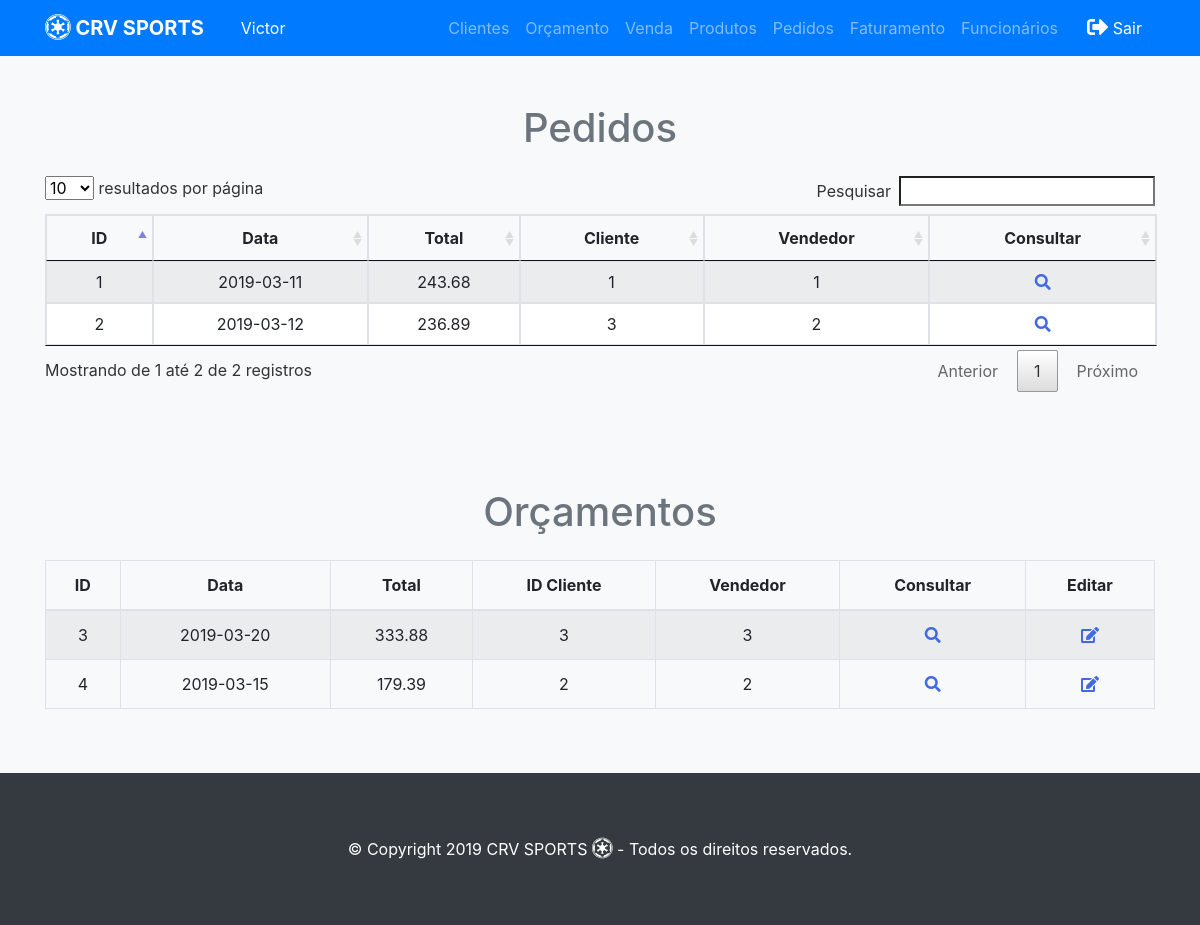
/crv/pedidos.php (signed in), run on an earlier commit of the app's database.
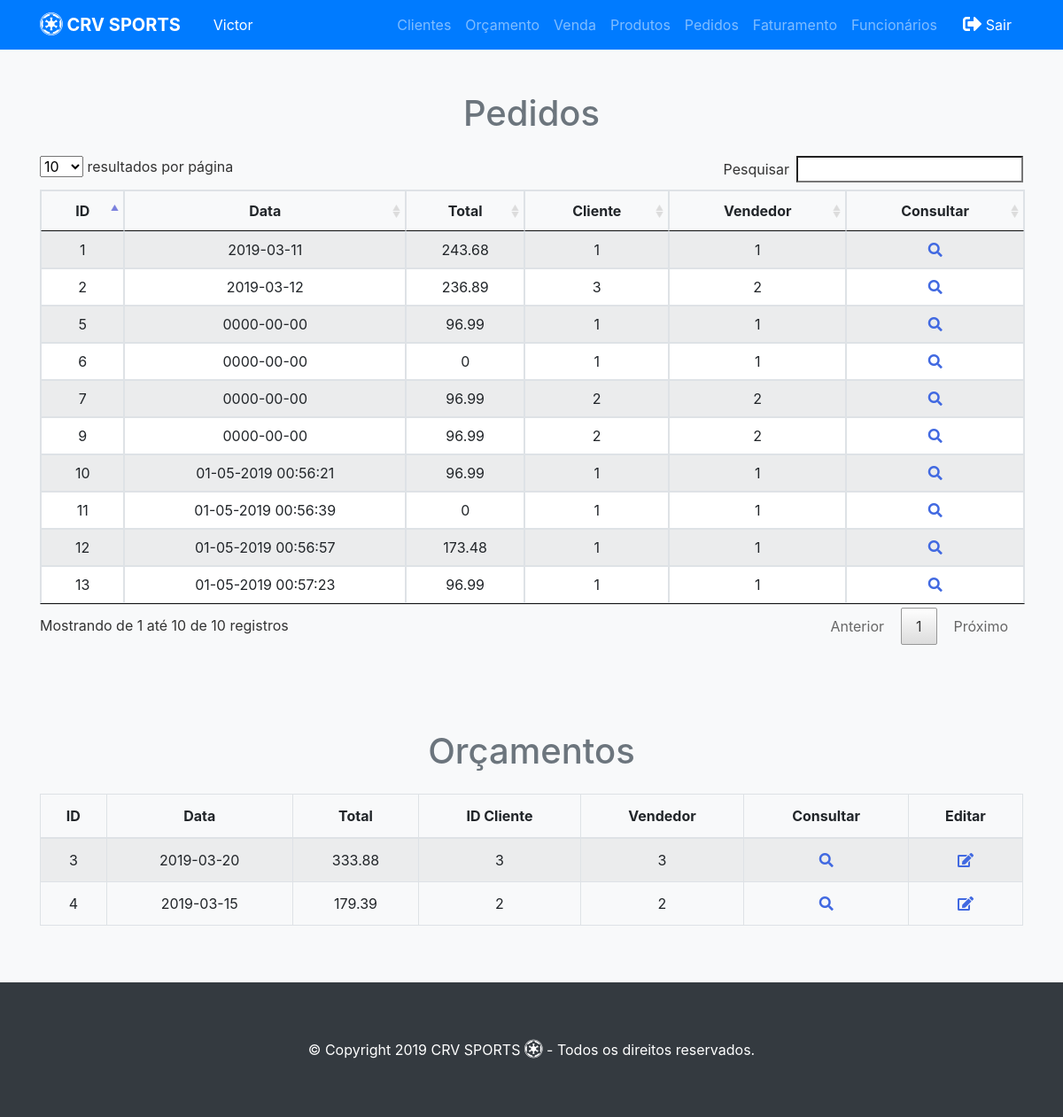
And on a later commit of the database.
### tables this page shows
CREATE TABLE `funcionario` (
  `id_funcionario` int(11) NOT NULL,
  `nome` varchar(100) NOT NULL,
  `data_nascimento` date NOT NULL,
  `cpf` varchar(15) NOT NULL,
  `rg` varchar(15) NOT NULL,
  `data_admissao` date NOT NULL,
  `logradouro` varchar(100) NOT NULL,
  `numero` int(11) NOT NULL,
  `bairro` varchar(100) NOT NULL,
  `cidade` varchar(50) NOT NULL,
  `estado` varchar(50) NOT NULL,
  `cep` varchar(20) NOT NULL,
  `email` varchar(50) NOT NULL,
  `telefone` varchar(20) DEFAULT NULL,
  `celular` varchar(20) DEFAULT NULL,
  `senha` varchar(30) NOT NULL,
  `tipo` int(11) NOT NULL
);

CREATE TABLE `pedido` (
  `id_pedido` int(11) NOT NULL,
  `data_pedido` varchar(100) NOT NULL,
  `total_pedido` double NOT NULL,
  `id_cliente` int(11) NOT NULL,
  `id_funcionario` int(11) NOT NULL,
  `tipo` int(11) NOT NULL
);

### crv/pedidos.php (the view, shortened to what this page needs)
<?php require_once("../funcoes/conexao.php"); ?>
<!DOCTYPE html>
<html>
   <head>
      <?php require_once("../funcoes/modalproduto.php"); ?>
      <?php include '../funcoes/menu.php'; ?>
      <link rel="stylesheet" href="lib\DataTables\DataTables-1.10.18\css\jquery.dataTables.min.css">
      <link rel="stylesheet" href="lib\fontawesome-free-5.8.1-web\css\all.css">
   </head>
   <div class="py-5 text-center bg-light">
      <div class="container">
         <div class="row">
            <div class="col-md-12">
               <h1 class="pb-3 text-secondary">Pedidos</h1>
            </div>
         </div>
         <table class="table table-hover table-striped table-bordered" id="produto">
            <thead>
               <tr>
                  <th>ID</th>
                  <th>Data</th>
                  <th>Total</th>
				  <th>Cliente</th>
                  <th>Vendedor</th>
				  <th>Consultar</th>
               </tr>
            </thead>
            <tbody>
               <?php
                  $query="select * from pedido where tipo = '1';";
                  $resultado = mysqli_query($conecta, $query);
                  while($linha = mysqli_fetch_array($resultado)){
					echo '<tr id='.$linha['id_pedido'].'><td>'.$linha['id_pedido'].'</td>';
					echo '<td>'.$linha['data_pedido'].'</td>';
					echo '<td>'.$linha['total_pedido'].'</td>';
					echo '<td>'.$linha['id_cliente'].'</td>';
					echo '<td>'.$linha['id_funcionario'].'</td>';
                  ?>
               <td><i class="fas fa-search" style="cursor: pointer; color:royalBlue"></td>
               <?php
                  }
				?>
            </tbody>
         </table>
      </div>
   </div>
   <div class="py-5 text-center bg-light">
      <div class="container">
         <div class="row">
            <div class="col-md-12">
               <h1 class="pb-3 text-secondary">Orçamentos</h1>
            </div>
         </div>
         <table class="table table-hover table-striped table-bordered" id="produto">
            <thead>
               <tr>
                  <th>ID</th>
                  <th>Data</th>
                  <th>Total</th>
                  <th>ID Cliente</th>
                  <th>Vendedor</th>
				  <th>Consultar</th>
				  <th>Editar</th>
               </tr>
            </thead>
            <tbody>
               <?php
                  $query="select * from pedido where tipo = '0';";
                  $resultado = mysqli_query($conecta, $query);
                  while($linha = mysqli_fetch_array($resultado)){
					echo '<tr id='.$linha['id_pedido'].'><td>'.$linha['id_pedido'].'</td>';
					echo '<td>'.$linha['data_pedido'].'</td>';
					echo '<td>'.$linha['total_pedido'].'</td>';
					echo '<td>'.$linha['id_cliente'].'</td>';
					echo '<td>'.$linha['id_funcionario'].'</td>';
                  ?>
               <td><i class="fas fa-search" style="cursor: pointer; color:royalBlue"></td>
               <td><i class="fas fa-edit" style="cursor: pointer; color:royalBlue"></td>
               <?php
                  }
				?>
            </tbody>
         </table>
      </div>
   </div>
   <?php include 'footer.php'?>
</html>

### funcoes/modalproduto.php (shortened to what this page needs)
<head>
</head>
<body>
</body>

### funcoes/menu.php (shortened to what this page needs)
<!DOCTYPE html>
<html>
<head>
<?php require_once("head.php"); ?>
</head>
<body>
  <nav class="navbar navbar-expand-md bg-primary navbar-dark">
    <div class="container">
      <a class="navbar-brand" href="home.php"><i class="fab d-inline fa-lg fa-empire"></i><b> CRV SPORTS</b></a>
        <?php
            if  (isset($_SESSION["user_portal"]) )
            {
                $user = $_SESSION["user_portal"];
                $saudacao = "select nome ";
                $saudacao .= "from funcionario ";
                $saudacao .= "where id_funcionario = {$user} ";
                $saudacao_login = mysqli_query($conecta, $saudacao);
                $saudacao_login = mysqli_fetch_assoc($saudacao_login);
                $nome = $saudacao_login["nome"];
                $nome = explode(" ", $nome);
        ?>
            <div id="header_saudacao"><a class="btn navbar-btn ml-2 text-white btn-primary"> <?php echo $nome[0] ?> </a></div>
        <?php } ?>
      <div class="collapse navbar-collapse text-center justify-content-end" id="navbar2SupportedContent">
        <ul class="navbar-nav">
          <li class="nav-item">
            <a class="nav-link" href="clientes.php"><i class="fa d-inline fa-lg fa-shopping-"></i> Clientes</a>
          </li>
          <li class="nav-item">
            <a class="nav-link" href="orcamentos.php"><i class="fa d-inline fa-lg fa-o"></i>Orçamento</a>
          </li>
          <li class="nav-item">
            <a class="nav-link" href="vendas.php"><i class="fa d-inline fa-lg fa-o"></i>Venda</a>
          </li>
          <li class="nav-item">
            <a class="nav-link" href="produtos.php"><i class="fa d-inline fa-lg fa-o"></i>Produtos</a>
          </li>
          <li class="nav-item">
            <a class="nav-link" href="pedidos.php"><i class="fa d-inline fa-lg fa-o"></i>Pedidos</a>
          </li>
          <li class="nav-item">
            <a class="nav-link" href="10Representante.html"><i class="fa d-inline fa-lg fa-o"></i> Faturamento</a>
          </li>
          <li class="nav-item">
            <a class="nav-link" href="funcionarios.php"><i class="fa d-inline fa-lg fa-o"></i> Funcionários</a>
          </li>
        </ul>
        <a class="btn navbar-btn ml-2 text-white btn-primary" href="../funcoes/sair.php"><i class="fas d-inline fa-lg fa-sign-out-alt"></i> Sair</a>
      </div>
    </div>
  </nav>

### funcoes/head.php (shortened to what this page needs)
<link rel="stylesheet" href="lib/font-awesome.min.css" type="text/css">
<link rel="stylesheet" href="lib/bootstrap-4.0.0-beta.1.css" type="text/css">
<link rel="stylesheet" href="lib/bootstrap.min.css" >

### crv/footer.php
<div class="py-5 bg-dark text-white">
        <div class="col-md-12 mt-3 text-center">
          <p>© Copyright 2019 CRV SPORTS <i class="fab d-inline fa-lg fa-empire"></i> - Todos os direitos reservados.</p>
        </div>
  </div>
</body>

What changed in the data, as far as the page shows it:
added pedido: id_pedido "5", data_pedido "0000-00-00", total_pedido "96.99", id_cliente "1", id_funcionario "1", shown under "Pedidos"
added pedido: id_pedido "6", data_pedido "0000-00-00", total_pedido "0", id_cliente "1", id_funcionario "1", shown under "Pedidos"
added pedido: id_pedido "7", data_pedido "0000-00-00", total_pedido "96.99", id_cliente "2", id_funcionario "2", shown under "Pedidos"
added pedido: id_pedido "9", data_pedido "0000-00-00", total_pedido "96.99", id_cliente "2", id_funcionario "2", shown under "Pedidos"
added pedido: id_pedido "10", data_pedido "01-05-2019 00:56:21", total_pedido "96.99", id_cliente "1", id_funcionario "1", shown under "Pedidos"
added pedido: id_pedido "11", data_pedido "01-05-2019 00:56:39", total_pedido "0", id_cliente "1", id_funcionario "1", shown under "Pedidos"
added pedido: id_pedido "12", data_pedido "01-05-2019 00:56:57", total_pedido "173.48", id_cliente "1", id_funcionario "1", shown under "Pedidos"
added pedido: id_pedido "13", data_pedido "01-05-2019 00:57:23", total_pedido "96.99", id_cliente "1", id_funcionario "1", shown under "Pedidos"
Also different on the page:
text written by a page script: "resultados por página Pesquisar Mostrando de 1 até 2 de 2 registros Anterior 1 Próximo" → "resultados por página Pesquisar Mostrando de 1 até 10 de 10 registros Anterior 1 Próximo"
